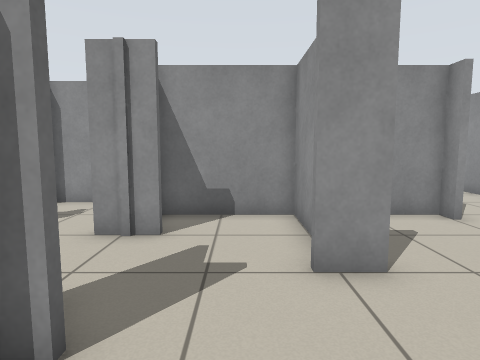
View 1 (above)

18 first-person views from a walk through a robot-simulator world made for Stage. The camera is 0.93 m above the floor, tilts 6° down and sees 75° across. The lines on the ground mark 1 m squares. The floor is counted in squares, 0.5 m on a side. Each view is taken from the middle of a square. On the plan, view 1 faces up. The plan holds only what a view shows up to about 17 squares ahead; the rest is blank. The robots in the file are not drawn.

View 2
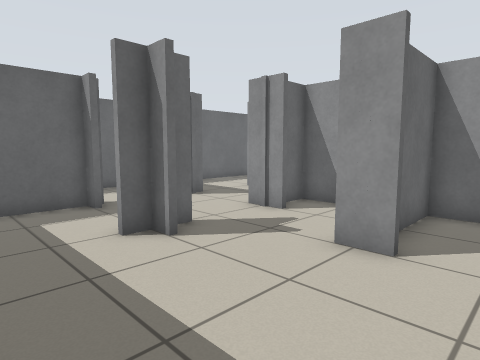

View 3
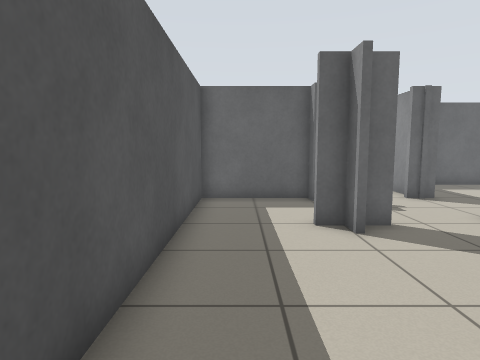

View 4
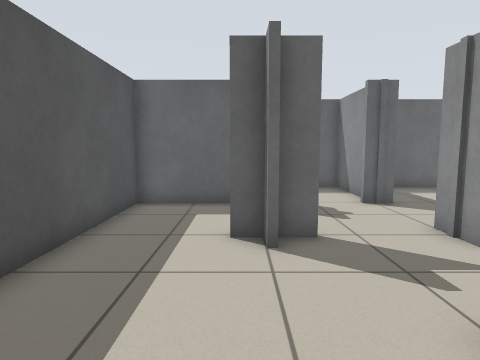

View 5
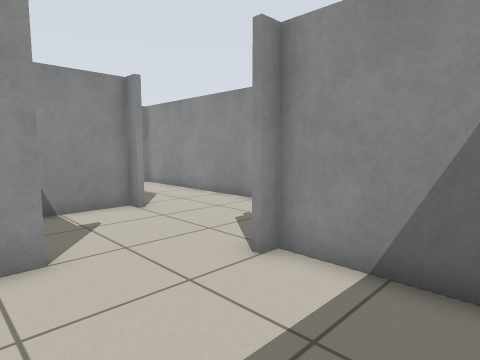

View 6
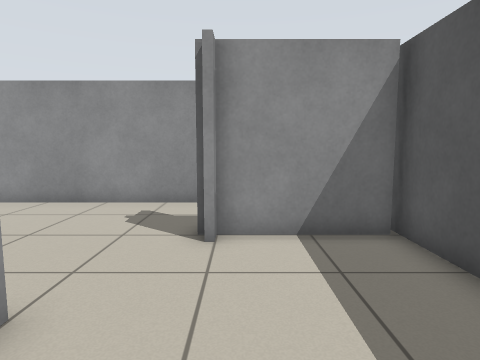

View 7
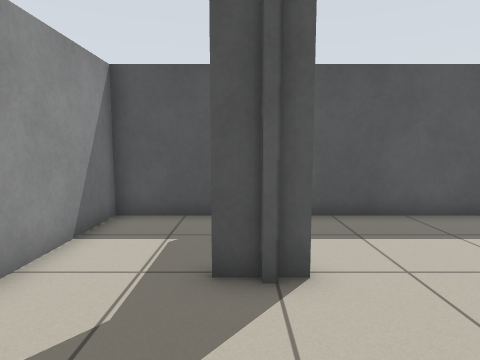

View 8
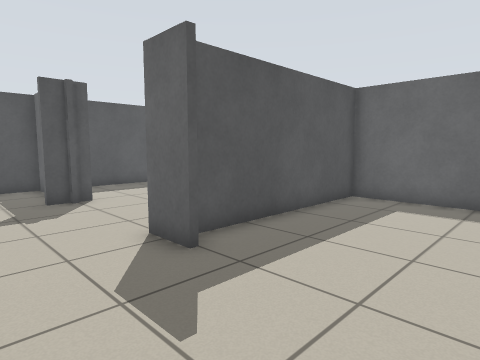

View 9
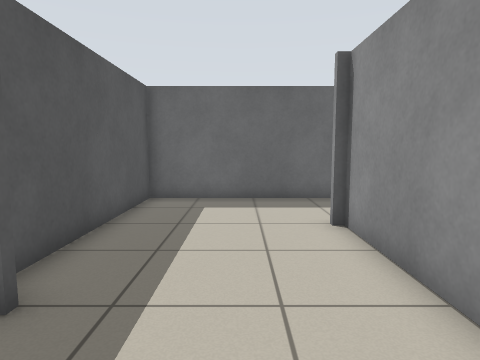

View 10
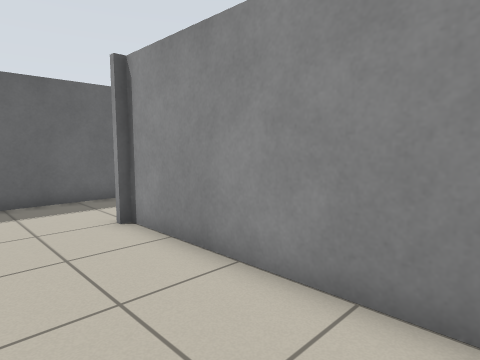

View 11
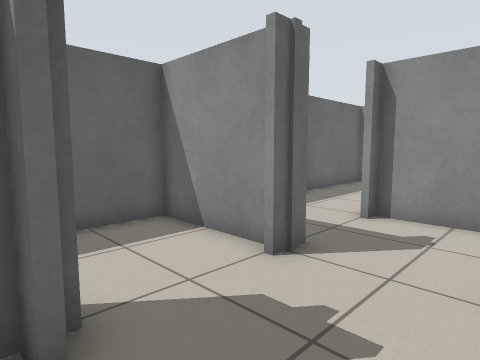

View 12
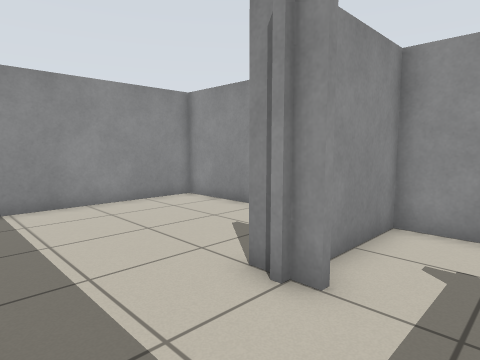

View 13
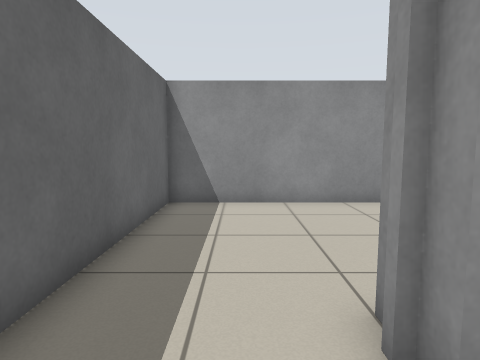

View 14
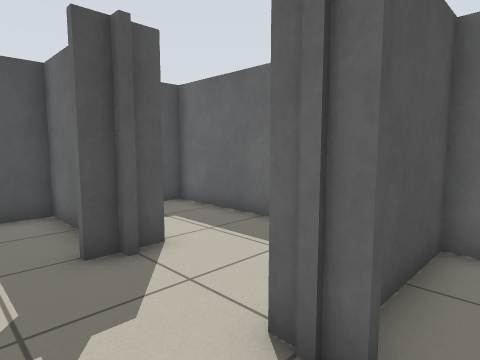

View 15
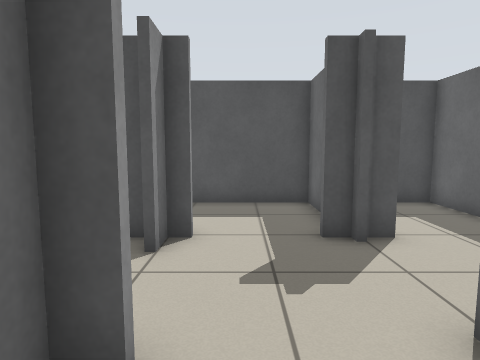

View 16
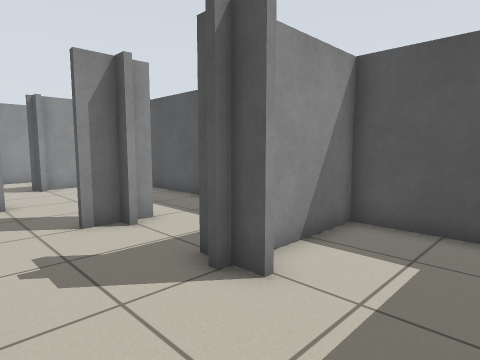

View 17
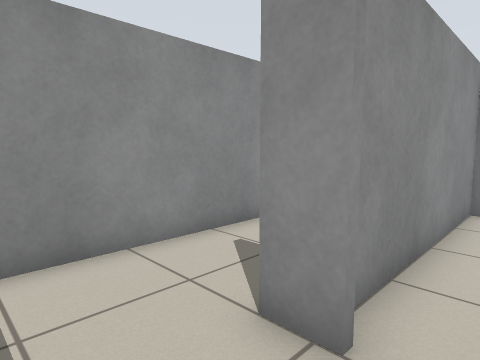

View 18
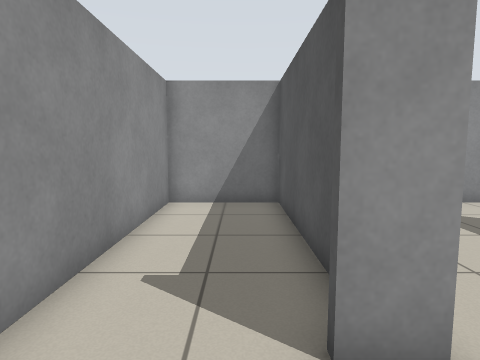

### Floor plan
Ten units are one square. View 1 is at (0, 0); x grows to the right and y downward. Boxes are objects, and circles mark ways between rooms. Rooms are numbered by the first view taken in them; rooms with no view inside come last. Other rooms are left out.
<svg viewBox="-110 -189 209 208">
<path fill="none" stroke="#000" d="M-15 -25 -25 -25 -25 -36M-23 -25 -23 -18M-23 -36 -23 -27 -16 -27M-25 -18 -25 -22M-31 -27 -25 -27M-16 -65 -31 -65M-25 -67 -25 -72M15 -64 15 -85M-63 -31 -63 14 59 14M-64 -27 -56 -27M-23 -90 -23 -75M-72 -27 -65 -27M20 -85 -24 -85M-63 -71 -63 -60M55 12 55 -25 50 -25M49 -27 55 -27 65 -27M55 -79 55 -85 20 -85M57 -95 57 -79M22 -45 10 -45M57 5 57 12M17 -86 17 -62M59 14 94 14 94 -95M94 -95 94 -145 17 -145 17 -141M-23 -144 -23 -90M-24 -87 50 -87M-104 -106 -104 -91M-65 -99 -65 -105M-105 -67 -75 -67M-63 -106 -63 -100M-25 -89 -25 -105 -68 -105M-31 -67 -25 -67M-68 -65 -105 -65M-104 -72 -104 14 -65 14 -65 -16M34 -147 94 -147 94 -184 -4 -184M15 -141 15 -152M-23 -159 -23 -144M-65 -108 -65 -114M-25 -150 -25 -184 -104 -184 -104 -106"/>
<circle cx="30" cy="-40" r="3" fill="#2a7"/>
<circle cx="-45" cy="-70" r="3" fill="#2a7"/>
<circle cx="-65" cy="-50" r="3" fill="#2a7"/>
<circle cx="80" cy="-85" r="3" fill="#2a7"/>
<circle cx="0" cy="-150" r="3" fill="#2a7"/>
<circle cx="-60" cy="-90" r="3" fill="#2a7"/>
<circle cx="-85" cy="-110" r="3" fill="#2a7"/>
<text x="-10" y="-30">1</text>
<text x="70" y="-50">2</text>
<text x="40" y="-120">3</text>
<text x="-90" y="-90">4</text>
<text x="-50" y="-90">5</text>
<text x="-90" y="-20">6</text>
<text x="40" y="-170">7</text>
<text x="-70" y="-150">8</text>
</svg>
Room 1 opens to room 2. Room 1 opens to room 5. Room 1 opens to room 6. Room 2 opens to room 3. Room 3 opens to room 7. Room 4 opens to room 5. Room 4 opens to room 8.

Where each view was taken, in squares from view 1:
view 1: 0 up, 0 right, facing up
view 2: 1 down, 4 right, facing up-left
view 3: 0 up, 5 right, facing left
view 4: 2 up, 4 right, facing left
view 5: 1 down, 1 right, facing up-right
view 6: 2 up, 1 left, facing right
view 7: 7 up, 6 right, facing down
view 8: 14 up, 9 right, facing down-left
view 9: 12 up, 9 right, facing left
view 10: 11 up, 9 right, facing up-left
view 11: 2 up, 3 left, facing up-left
view 12: 8 up, 10 left, facing up-right
view 13: 8 up, 8 left, facing up
view 14: 8 up, 4 left, facing down-left
view 15: 9 up, 4 left, facing down
view 16: 6 up, 10 left, facing down-right
view 17: 13 up, 1 left, facing up-right
view 18: 16 up, 1 left, facing right
